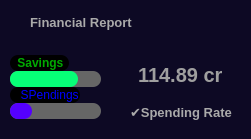
           <widget class="QFrame" name="incomeBox">
            <property name="styleSheet">
             <string notr="true">QFrame {
	background-color: rgb(13, 9, 36);
	border: none;
	border-radius: 12px;
}</string>
            </property>
            <property name="frameShape">
             <enum>QFrame::NoFrame</enum>
            </property>
            <property name="frameShadow">
             <enum>QFrame::Raised</enum>
            </property>
            <layout class="QVBoxLayout" name="verticalLayout_13" stretch="0,0">
             <property name="spacing">
              <number>5</number>
             </property>
             <property name="leftMargin">
              <number>0</number>
             </property>
             <property name="topMargin">
              <number>0</number>
             </property>
             <property name="rightMargin">
              <number>0</number>
             </property>
             <property name="bottomMargin">
              <number>0</number>
             </property>
             <item>
              <widget class="QFrame" name="frame_26">
               <property name="minimumSize">
                <size>
                 <width>0</width>
                 <height>30</height>
                </size>
               </property>
               <property name="maximumSize">
                <size>
                 <width>16777215</width>
                 <height>30</height>
                </size>
               </property>
               <property name="styleSheet">
                <string notr="true"/>
               </property>
               <property name="frameShape">
                <enum>QFrame::NoFrame</enum>
               </property>
               <property name="frameShadow">
                <enum>QFrame::Raised</enum>
               </property>
               <layout class="QHBoxLayout" name="horizontalLayout_14">
                <property name="spacing">
                 <number>0</number>
                </property>
                <property name="leftMargin">
                 <number>0</number>
                </property>
                <property name="topMargin">
                 <number>0</number>
                </property>
                <property name="rightMargin">
                 <number>10</number>
                </property>
                <property name="bottomMargin">
                 <number>0</number>
                </property>
                <item alignment="Qt::AlignHCenter|Qt::AlignBottom">
                 <widget class="QLabel" name="label_14">
                  <property name="minimumSize">
                   <size>
                    <width>180</width>
                    <height>0</height>
                   </size>
                  </property>
                  <property name="maximumSize">
                   <size>
                    <width>150</width>
                    <height>16777215</height>
                   </size>
                  </property>
                  <property name="font">
                   <font>
                    <pointsize>10</pointsize>
                    <weight>75</weight>
                    <bold>true</bold>
                   </font>
                  </property>
                  <property name="styleSheet">
                   <string notr="true">color: rgb(170, 170, 170);</string>
                  </property>
                  <property name="text">
                   <string>&lt;html&gt;&lt;head/&gt;&lt;body&gt;&lt;p&gt;Financial Report&lt;/p&gt;&lt;/body&gt;&lt;/html&gt;</string>
                  </property>
                 </widget>
                </item>
               </layout>
              </widget>
             </item>
             <item>
              <widget class="QFrame" name="frame_27">
               <property name="styleSheet">
                <string notr="true">background-color: rgb(13, 9, 36);</string>
               </property>
               <property name="frameShape">
                <enum>QFrame::Panel</enum>
               </property>
               <property name="frameShadow">
                <enum>QFrame::Raised</enum>
               </property>
               <layout class="QHBoxLayout" name="horizontalLayout_15" stretch="0,0">
                <property name="spacing">
                 <number>0</number>
                </property>
                <property name="leftMargin">
                 <number>0</number>
                </property>
                <property name="topMargin">
                 <number>0</number>
                </property>
                <property name="rightMargin">
                 <number>0</number>
                </property>
                <property name="bottomMargin">
                 <number>0</number>
                </property>
                <item>
                 <widget class="QFrame" name="frame_28">
                  <property name="styleSheet">
                   <string notr="true"/>
                  </property>
                  <property name="frameShape">
                   <enum>QFrame::NoFrame</enum>
                  </property>
                  <property name="frameShadow">
                   <enum>QFrame::Raised</enum>
                  </property>
                  <layout class="QVBoxLayout" name="verticalLayout_14">
                   <property name="spacing">
                    <number>0</number>
                   </property>
                   <property name="leftMargin">
                    <number>10</number>
                   </property>
                   <property name="topMargin">
                    <number>20</number>
                   </property>
                   <property name="rightMargin">
                    <number>10</number>
                   </property>
                   <property name="bottomMargin">
                    <number>20</number>
                   </property>
                   <item alignment="Qt::AlignLeft|Qt::AlignVCenter">
                    <widget class="QLabel" name="label_17">
                     <property name="maximumSize">
                      <size>
                       <width>70</width>
                       <height>16</height>
                      </size>
                     </property>
                     <property name="font">
                      <font>
                       <weight>75</weight>
                       <bold>true</bold>
                      </font>
                     </property>
                     <property name="styleSheet">
                      <string notr="true">color: rgb(0, 170, 0);
background-color: rgb(0, 0, 0);
padding: 1px;
border-radius: 8px;</string>
                     </property>
                     <property name="text">
                      <string> Savings</string>
                     </property>
                    </widget>
                   </item>
                   <item alignment="Qt::AlignVCenter">
                    <widget class="QProgressBar" name="progressBar">
                     <property name="minimumSize">
                      <size>
                       <width>0</width>
                       <height>16</height>
                      </size>
                     </property>
                     <property name="maximumSize">
                      <size>
                       <width>16777215</width>
                       <height>16</height>
                      </size>
                     </property>
                     <property name="font">
                      <font>
                       <weight>50</weight>
                       <bold>false</bold>
                      </font>
                     </property>
                     <property name="autoFillBackground">
                      <bool>false</bool>
                     </property>
                     <property name="styleSheet">
                      <string notr="true">QProgressBar {
	color: rgb(177, 177, 177);
	border: none;
	background-color: rgb(102, 102, 102);
	border-radius: 8px;
}

QProgressBar::chunk {
	background-color: rgb(7, 255, 119);
	border-radius : 8px;
}     </string>
                     </property>
                     <property name="value">
                      <number>75</number>
                     </property>
                     <property name="alignment">
                      <set>Qt::AlignCenter</set>
                     </property>
                     <property name="textVisible">
                      <bool>false</bool>
                     </property>
                     <property name="orientation">
                      <enum>Qt::Horizontal</enum>
                     </property>
                     <property name="invertedAppearance">
                      <bool>false</bool>
                     </property>
                     <property name="textDirection">
                      <enum>QProgressBar::TopToBottom</enum>
                     </property>
                    </widget>
                   </item>
                   <item alignment="Qt::AlignVCenter">
                    <widget class="QLabel" name="label_16">
                     <property name="maximumSize">
                      <size>
                       <width>70</width>
                       <height>16</height>
                      </size>
                     </property>
                     <property name="styleSheet">
                      <string notr="true">color: rgb(0, 0, 255);
background-color: rgb(0, 0, 0);
padding: 1px;
border-radius: 8px;</string>
                     </property>
                     <property name="text">
                      <string>  SPendings</string>
                     </property>
                    </widget>
                   </item>
                   <item alignment="Qt::AlignVCenter">
                    <widget class="QProgressBar" name="progressBar_2">
                     <property name="minimumSize">
                      <size>
                       <width>0</width>
                       <height>16</height>
                      </size>
                     </property>
                     <property name="maximumSize">
                      <size>
                       <width>16777215</width>
                       <height>16</height>
                      </size>
                     </property>
                     <property name="styleSheet">
                      <string notr="true">QProgressBar {
	color: rgb(177, 177, 177);
	border: none;
	background-color: rgb(102, 102, 102);
	border-radius: 8px;
}

QProgressBar::chunk {
	background-color: rgb(85, 0, 255);
	border-radius : 8px;
}     </string>
                     </property>
                     <property name="value">
                      <number>25</number>
                     </property>
                     <property name="alignment">
                      <set>Qt::AlignCenter</set>
                     </property>
                     <property name="textVisible">
                      <bool>false</bool>
                     </property>
                    </widget>
                   </item>
                  </layout>
                 </widget>
                </item>
                <item>
                 <widget class="QFrame" name="frame_29">
                  <property name="minimumSize">
                   <size>
                    <width>140</width>
                    <height>0</height>
                   </size>
                  </property>
                  <property name="maximumSize">
                   <size>
                    <width>140</width>
                    <height>16777215</height>
                   </size>
                  </property>
                  <property name="styleSheet">
                   <string notr="true"/>
                  </property>
                  <property name="frameShape">
                   <enum>QFrame::NoFrame</enum>
                  </property>
                  <property name="frameShadow">
                   <enum>QFrame::Raised</enum>
                  </property>
                  <layout class="QVBoxLayout" name="verticalLayout_20" stretch="0,0">
                   <property name="spacing">
                    <number>0</number>
                   </property>
                   <property name="leftMargin">
                    <number>0</number>
                   </property>
                   <property name="topMargin">
                    <number>0</number>
                   </property>
                   <property name="rightMargin">
                    <number>0</number>
                   </property>
                   <property name="bottomMargin">
                    <number>0</number>
                   </property>
                   <item alignment="Qt::AlignHCenter|Qt::AlignBottom">
                    <widget class="QLabel" name="label_15">
                     <property name="font">
                      <font>
                       <pointsize>15</pointsize>
                       <weight>75</weight>
                       <bold>true</bold>
                      </font>
                     </property>
                     <property name="styleSheet">
                      <string notr="true">color: rgb(159, 159, 159);</string>
                     </property>
                     <property name="text">
                      <string>&lt;html&gt;&lt;head/&gt;&lt;body&gt;&lt;p&gt;114.89 cr&lt;/p&gt;&lt;/body&gt;&lt;/html&gt;</string>
                     </property>
                    </widget>
                   </item>
                   <item alignment="Qt::AlignHCenter|Qt::AlignVCenter">
                    <widget class="QLabel" name="label_27">
                     <property name="minimumSize">
                      <size>
                       <width>0</width>
                       <height>0</height>
                      </size>
                     </property>
                     <property name="maximumSize">
                      <size>
                       <width>120</width>
                       <height>16777215</height>
                      </size>
                     </property>
                     <property name="font">
                      <font>
                       <pointsize>10</pointsize>
                       <weight>75</weight>
                       <bold>true</bold>
                      </font>
                     </property>
                     <property name="styleSheet">
                      <string notr="true">color: rgb(170, 170, 170);</string>
                     </property>
                     <property name="text">
                      <string>✔Spending Rate</string>
                     </property>
                    </widget>
                   </item>
                  </layout>
                 </widget>
                </item>
               </layout>
              </widget>
             </item>
            </layout>
           </widget>
